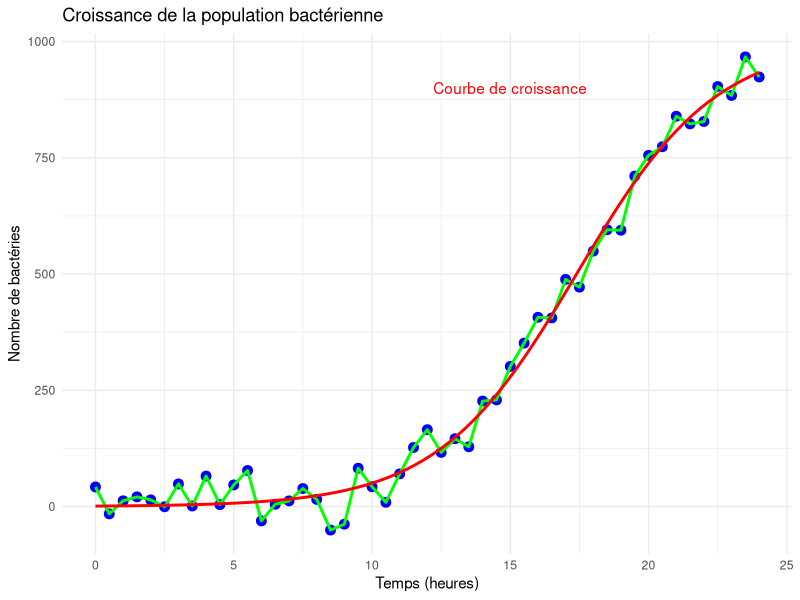

Source code (R):

library(ggplot2)

set.seed(42)
time <- seq(0, 24, by = 0.5)
K <- 1000  
r <- 0.4  


growth <- function(t, K, r) {
  K / (1 + (K - 1) * exp(-r * t))
}


bacteria_count <- growth(time, K, r) + rnorm(length(time), sd = 30)


data <- data.frame(time = time, bacteria_count = bacteria_count)


ggplot(data, aes(x = time, y = bacteria_count)) +
  geom_point(color = "blue", size = 3) +  
  geom_line(color = "green", linewidth = 1) +  
  stat_smooth(method = "nls", formula = y ~ K / (1 + (K - 1) * exp(-r * x)), 
              method.args = list(start = list(K = 1000, r = 0.4)),
              se = FALSE, color = "red") +  
  labs(title = "Croissance de la population bactérienne",
       x = "Temps (heures)",
       y = "Nombre de bactéries") +  
  theme_minimal() +  
  annotate("text", x = 15, y = 900, label = "Courbe de croissance", color = "red")  